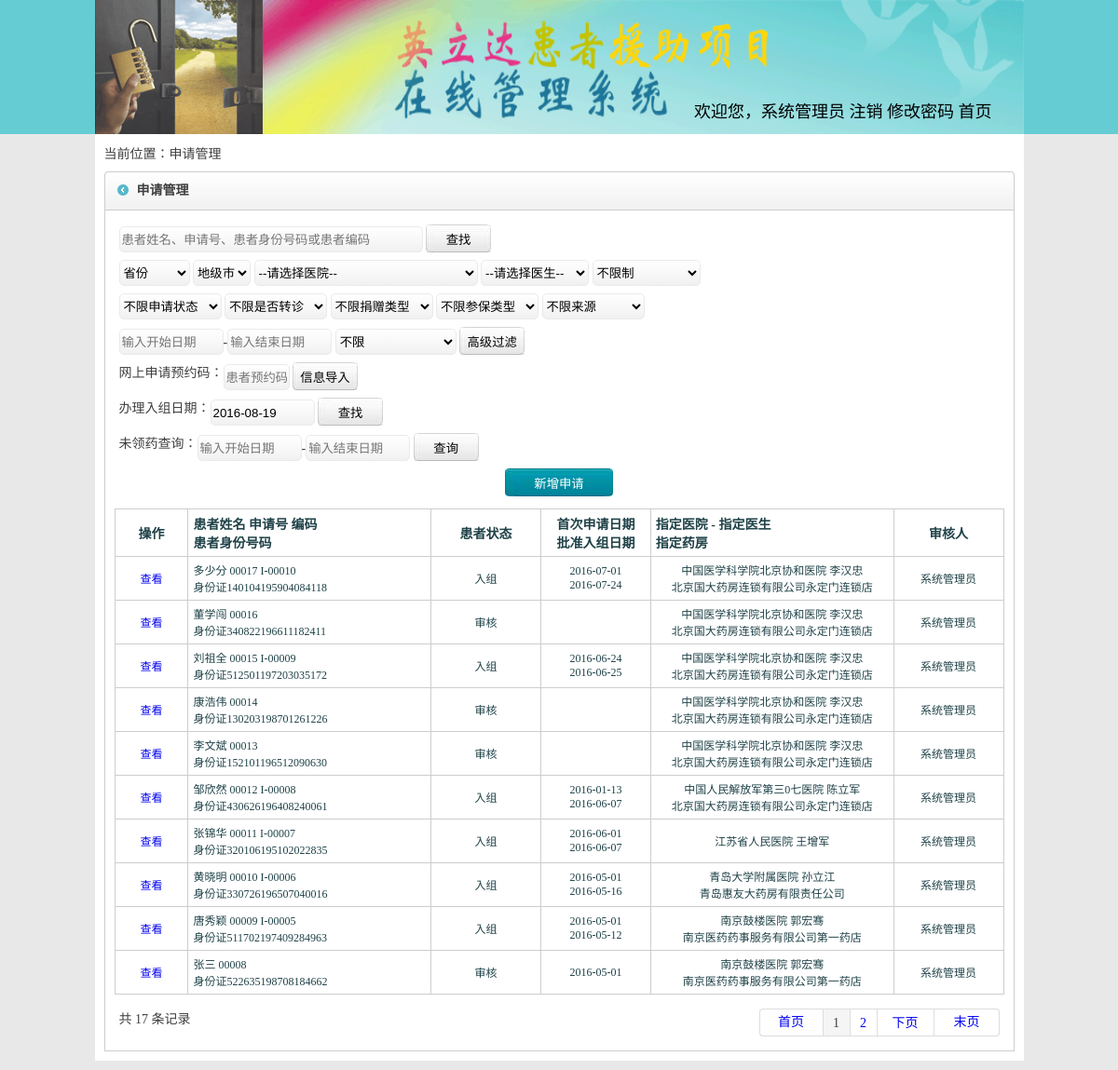
The app's page /shqgl.php (signed in), older data.
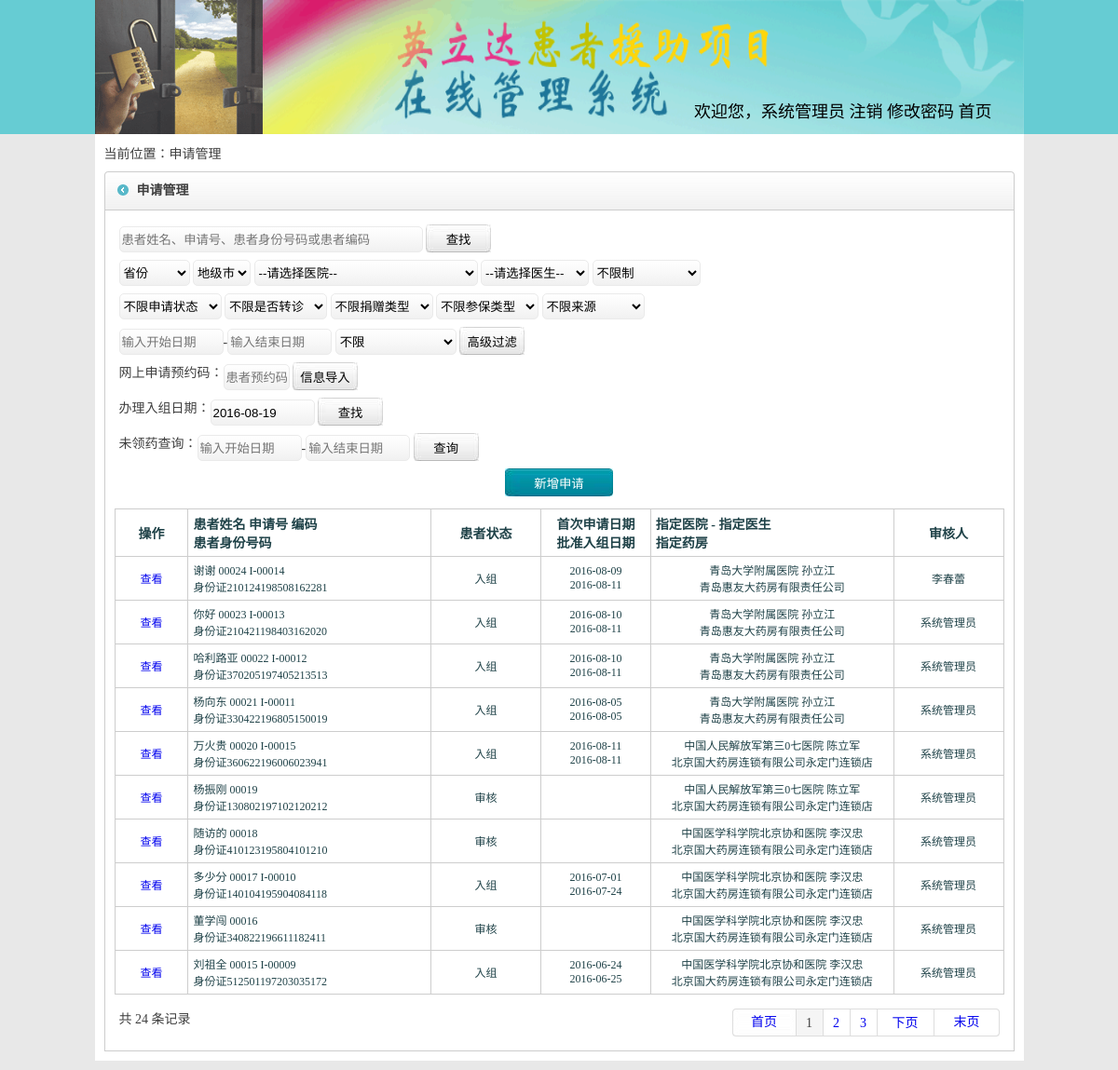
The same page, newer data.
### tables this page shows
CREATE TABLE `hzh` (
  `id` int(100) NOT NULL,
  `shqid` varchar(100) DEFAULT NULL,
  `hzhid` varchar(100) DEFAULT NULL,
  `shqzht` varchar(100) NOT NULL DEFAULT '录入中' COMMENT '审核状态 -审核,审核通过,代办入组,入组,出组,锁定,解锁,停止申请,拒绝',
  `hzhxm` varchar(100) DEFAULT NULL,
  `zhjlx` varchar(100) DEFAULT NULL,
  `zhjhm` varchar(100) DEFAULT NULL,
  `shqbzh` varchar(100) DEFAULT NULL,
  `shhdchshftg` varchar(100) DEFAULT NULL,
  `shqyy` varchar(100) DEFAULT NULL,
  `shhyj` varchar(100) DEFAULT NULL,
  `rzyy` varchar(100) DEFAULT NULL,
  `zhzhyy` varchar(100) DEFAULT NULL,
  `zhzhzhdysh` varchar(100) DEFAULT NULL,
  `hzhtxdzh` varchar(100) DEFAULT NULL,
  `hzhshj` varchar(100) DEFAULT NULL,
  `dylxrdh` varchar(100) DEFAULT NULL,
  `derlxrdh` varchar(100) DEFAULT NULL,
  `zhdlx` varchar(100) DEFAULT NULL,
  `hzhhj` varchar(100) DEFAULT NULL,
  `hzhjtrk` varchar(100) DEFAULT NULL,
  `jtnshr` varchar(100) DEFAULT NULL,
  `rjshr` varchar(100) DEFAULT NULL,
  `cblx` varchar(100) DEFAULT NULL,
  `cbdqsheng` varchar(100) DEFAULT NULL,
  `jzhlx` varchar(100) DEFAULT NULL,
  `mrchzrq` varchar(100) DEFAULT NULL,
  `jzhyp` varchar(100) DEFAULT NULL,
  `ypgg` varchar(100) DEFAULT NULL,
  `ypyl` varchar(100) DEFAULT NULL,
  `shcyyshj` varchar(100) DEFAULT NULL,
  `xmshqbtxrq` varchar(100) DEFAULT NULL,
  `chcshhrq` varchar(100) DEFAULT NULL,
  `dbrzshxshj` varchar(100) DEFAULT NULL,
  `zhshrzshj` varchar(100) DEFAULT NULL,
  `ygshcyyrq` varchar(100) DEFAULT NULL,
  `lyyf` varchar(100) DEFAULT NULL,
  `hzhxb` varchar(100) DEFAULT '',
  `hzhchshrq` varchar(100) DEFAULT NULL,
  `cbdqshi` varchar(100) DEFAULT NULL,
  `cbdqqu` varchar(100) DEFAULT NULL,
  `hzhchzrq` varchar(100) DEFAULT NULL,
  `hzhchzyy` varchar(100) DEFAULT NULL,
  `djrq` varchar(100) DEFAULT NULL,
  `djr` varchar(100) DEFAULT NULL,
  `wshshq` varchar(100) DEFAULT NULL,
  `shhxcl` varchar(100) DEFAULT NULL,
  `jjrq` varchar(100) DEFAULT NULL,
  `tzhrq` varchar(100) DEFAULT NULL,
  `jjxxshm` text,
  `erqshq` varchar(100) DEFAULT NULL,
  `dslxrdh` varchar(100) DEFAULT NULL,
  `hzhnshr` varchar(100) DEFAULT NULL,
  `yxyaoname` varchar(100) DEFAULT '' COMMENT '一线药品名称',
  `chiguonum` varchar(100) DEFAULT '' COMMENT '服用过的药量',
  `ruzhunum` varchar(100) DEFAULT '' COMMENT '入组编码',
  `shfs` varchar(100) DEFAULT '' COMMENT '协管员审核方式',
  `bikaos` varchar(100) DEFAULT '' COMMENT '协管员未答复或延迟答复的原因',
  `shenhetime` varchar(100) DEFAULT '' COMMENT '协管员核实时间',
  `dylxrxm` varchar(100) DEFAULT NULL,
  `dylxrgx` varchar(100) DEFAULT NULL,
  `derlxrxm` varchar(100) DEFAULT NULL,
  `derlxrgx` varchar(100) DEFAULT NULL,
  `dslxrxm` varchar(100) DEFAULT NULL,
  `dslxrgx` varchar(100) DEFAULT NULL
);

CREATE TABLE `yyyshdq` (
  `id` int(100) NOT NULL,
  `sheng` varchar(100) NOT NULL,
  `shengjx` varchar(10) NOT NULL,
  `yymch` varchar(100) NOT NULL,
  `yymchjx` varchar(100) NOT NULL,
  `yyksh` varchar(100) DEFAULT NULL,
  `zhdysh` varchar(100) NOT NULL,
  `zhdyshdh` varchar(100) NOT NULL,
  `zhdyshyzh` varchar(100) NOT NULL,
  `shqysh1` varchar(100) DEFAULT NULL,
  `shqyshyzh1` varchar(100) DEFAULT NULL,
  `shqyshdh1` varchar(100) DEFAULT NULL,
  `shqysh2` varchar(100) DEFAULT NULL,
  `shqyshyzh2` varchar(100) DEFAULT NULL,
  `shqyshdh2` varchar(100) DEFAULT NULL,
  `shqysh3` varchar(100) DEFAULT NULL,
  `shqyshyzh3` varchar(100) DEFAULT NULL,
  `shqyshdh3` varchar(100) DEFAULT NULL,
  `yshpxqsh` varchar(100) NOT NULL,
  `yshpxrq` varchar(100) NOT NULL,
  `yydhz` varchar(100) NOT NULL,
  `yhszht` varchar(100) NOT NULL,
  `yyzhdyf` varchar(100) NOT NULL,
  `shfjshhf` varchar(100) NOT NULL,
  `shi` varchar(100) NOT NULL,
  `shijx` varchar(100) NOT NULL,
  `qu` varchar(100) NOT NULL,
  `qujx` varchar(100) NOT NULL,
  `zhlbzh` varchar(100) DEFAULT NULL,
  `zhdyshdh2` varchar(255) DEFAULT '',
  `zhdyshemail` varchar(255) DEFAULT '',
  `shqyshemail` varchar(255) DEFAULT ''
);

CREATE TABLE `shhejl` (
  `id` int(11) NOT NULL,
  `hzhid` int(11) NOT NULL,
  `shhr` varchar(100) NOT NULL,
  `shhyj` varchar(1000) NOT NULL,
  `shhrq` varchar(100) NOT NULL,
  `bzh` text,
  `clshdrq` varchar(100) DEFAULT NULL
);

### shqgl.php (the view, shortened to what the changed rows need)
<?php session_start();
$pagesize=10;
$url=$_SERVER["REQUEST_URI"];
$url=parse_url($url);
$url[query] = preg_replace("/page=(\d+)&/", "", $url[query]);
$url[query] = preg_replace("/&page=(\d+)/", "", $url[query]);
$url[query] = preg_replace("/page=(\d+)/", "", $url[query]);
if($url[query]!=""){$url=$url[path]."?".$url[query]."&";}
else {
$url=$url[path]."?";
}
$numq=mysql_query("SELECT * FROM `hzh`");
$num = mysql_num_rows($numq);
$pagenum = ceil($num/$pagesize);
include('spap_head.php');
?>
  <div class="main"><?php ?>
    <div class="insmain">
      <div class="inwrap flt top">
        <div class="incontact w955 flt">
          <table width="100%" border="0" cellpadding="5" cellspacing="1" bgcolor="#cdcdcd">
<?php
  $sql = "select * from `hzh`";
  $sql .= "order by id DESC limit $page $pagesize ";
  $Query_ID = mysql_query($sql);
  while($Record = mysql_fetch_array($Query_ID)){
  if($ygrzrqksh!=''){
    echo "<tr style=\"color:#1f4248; font-size:12px;\"><td align=\"center\" bgcolor=\"#FFFFFF\"><a href=\"shhjlerci.php?id=".$Record[0]."\">办理入组</a></td>";
  }else{
    echo "<tr style=\"color:#1f4248; font-size:12px;\"><td align=\"center\" bgcolor=\"#FFFFFF\"><a href=\"shqxq.php?id=".$Record[0]."\">查看</a></td>";
    }
    echo "<td align=\"left\" bgcolor=\"#FFFFFF\">".$Record[4]."  ";
     echo sprintf("%05d", $Record[0]);
     if($Record[2]!=""){
     echo "I-".$Record[2];}
     echo "<br />".$Record[5].$Record[6]."</td>";
    echo "<td align=\"center\" bgcolor=\"#FFFFFF\">";
if($Record[3]=="申诉审核"||$Record[3]=="申诉待审核"){echo "审核";}else{echo $Record[3];}
 echo "</td>";
    echo "<td align=\"center\" bgcolor=\"#FFFFFF\">";
    if($Record[43]!=""){echo $Record[43];}else{echo " ";} echo "<br />";
    if($Record[35]!=""){echo $Record[35];}else{echo " ";} echo "</td>";
    echo "<td align=\"center\" bgcolor=\"#FFFFFF\">";
    if($Record[12]!="")
    {
      $yyid=$Record[12];
    }else if($Record[11]!="")
    {
      $yyid=$Record[11];
    }else{
      $yyid=$Record[9];
    }
      $yysql = "select `sheng`,`shi`,`qu`,`yymch`,`zhdysh`,`yyzhdyf` from `yyyshdq` where id='".$yyid."'";
      $yyQuery_ID = mysql_query($yysql);
      while($yyRecord = mysql_fetch_array($yyQuery_ID)){
      $yyzhdyf=$yyRecord[5];
        echo $yyRecord[3]." ".$yyRecord[4];
      }
     echo "<br />";
     echo $yyzhdyf;
     echo "</td><td align=\"center\" bgcolor=\"#FFFFFF\">";
    $shhejlsql = "select * from `shhejl` where `hzhid`='".$Record[0]."' and id in (select max(id) from `shhejl` where `hzhid`='".$Record[0]."')";
    $shhejlQuery_ID = mysql_query($shhejlsql);
    while($shhejlRecord = mysql_fetch_array($shhejlQuery_ID)){
    $wrzshhr=$shhejlRecord[2];
    }
    if($wrzshhr!=""){echo $wrzshhr;$wrzshhr="";}
    else{
    echo $Record[44];
    }
     echo "</td></tr>";
  }
?>
          </table>
          <table width="100%" border="0" cellspacing="0" cellpadding="5" class="top">
            <tr>
              <td>
          <?php
include('pagefy.php');
          ?>
              </td>
            </tr>
          </table>
        </div>
      </div>
    </div>
  </div><?php ?>
</div><?php ?>
</body>
</html>

### pagefy.php (shortened to what the changed rows need)
<?php
          if($num ){
           if($pageval==""&&$pageval<=1)$pageval=1;
          echo "共 $num 条记录  ";
          echo "<div class=\"pageright\">
                        <ul>
                        <li class=\"uppage\">";
          if($pageval-1<=0){ echo "<a href=".$url."page=1>首页</a></li> ";}
          else{ echo "<a href=".$url."page=1>首页</a></li> <li style=\"width:60px;\"><a href=".$url."page=".($pageval-1).">上一页</a>";}
if($pageval<9){
  if($pagenum<10){
  $fyzsh=$pagenum;
  }else{
  $fyzsh=10;
  }
  for($i=1;$i<=$fyzsh;$i++){
    if($pageval==$i){echo " <li class=\"this\">".$pageval."</li> ";}
    else{echo " <li><a href=".$url."page=$i>$i</a></li> ";}
  }
}
          if($pageval!=$pagenum){ echo "<li style=\"width:60px;\"><a href=".$url."page=".($pageval+1).">下页</a></li>  <li class=\"downpage\"><a href=".$url."page=".($pagenum).">末页</a></li>";}
          echo "</ul>
                      </div>";
          }
?>

Row changes from the older to the newer data that the page shows:
no longer on this page (row unchanged): hzh: hzhxm "康浩伟", id "00014", zhjlx "身份证", zhjhm "130203198701261226", shqzht "审核", yyyshdq.yyzhdyf "北京国大药房连锁有限公司永定门连锁店", Record "系统管理员", yyyshdq (yymch "中国医学科学院北京协和医院", zhdysh "李汉忠")
no longer on this page (row unchanged): hzh: hzhxm "李文斌", id "00013", zhjlx "身份证", zhjhm "152101196512090630", shqzht "审核", yyyshdq.yyzhdyf "北京国大药房连锁有限公司永定门连锁店", Record "系统管理员", yyyshdq (yymch "中国医学科学院北京协和医院", zhdysh "李汉忠")
no longer on this page (row unchanged): hzh: hzhxm "邹欣然", id "00012", hzhid "00008", zhjlx "身份证", zhjhm "430626196408240061", shqzht "入组", djrq "2016-01-13", ygshcyyrq "2016-06-07", yyyshdq.yyzhdyf "北京国大药房连锁有限公司永定门连锁店", shhejl.shhr "系统管理员", yyyshdq (yymch "中国人民解放军第三0七医院", zhdysh "陈立军")
no longer on this page (row unchanged): hzh: hzhxm "张锦华", id "00011", hzhid "00007", zhjlx "身份证", zhjhm "320106195102022835", shqzht "入组", djrq "2016-06-01", ygshcyyrq "2016-06-07", shhejl.shhr "系统管理员"
no longer on this page (row unchanged): yyyshdq: yymch "江苏省人民医院", zhdysh "王增军", shown under "张锦华"
no longer on this page (row unchanged): hzh: hzhxm "黄晓明", id "00010", hzhid "00006", zhjlx "身份证", zhjhm "330726196507040016", shqzht "入组", djrq "2016-05-01", ygshcyyrq "2016-05-16", yyyshdq.yyzhdyf "青岛惠友大药房有限责任公司", shhejl.shhr "系统管理员", yyyshdq (yymch "青岛大学附属医院", zhdysh "孙立江")
no longer on this page (row unchanged): hzh: hzhxm "唐秀颖", id "00009", hzhid "00005", zhjlx "身份证", zhjhm "511702197409284963", shqzht "入组", djrq "2016-05-01", ygshcyyrq "2016-05-12", yyyshdq.yyzhdyf "南京医药药事服务有限公司第一药店", shhejl.shhr "系统管理员"
no longer on this page (row unchanged): yyyshdq: yymch "南京鼓楼医院", zhdysh "郭宏骞"
no longer on this page (row unchanged): hzh: hzhxm "张三", id "00008", zhjlx "身份证", zhjhm "522635198708184662", shqzht "审核", djrq "2016-05-01", yyyshdq.yyzhdyf "南京医药药事服务有限公司第一药店", shhejl.shhr "系统管理员"
added hzh: hzhxm "谢谢", id "00024", hzhid "00014", zhjlx "身份证", zhjhm "210124198508162281", shqzht "入组", djrq "2016-08-09", ygshcyyrq "2016-08-11", yyyshdq.yyzhdyf "青岛惠友大药房有限责任公司", shhejl.shhr "李春蕾", yyyshdq (yymch "青岛大学附属医院", zhdysh "孙立江")
added hzh: hzhxm "你好", id "00023", hzhid "00013", zhjlx "身份证", zhjhm "210421198403162020", shqzht "入组", djrq "2016-08-10", ygshcyyrq "2016-08-11", yyyshdq.yyzhdyf "青岛惠友大药房有限责任公司", shhejl.shhr "系统管理员", yyyshdq (yymch "青岛大学附属医院", zhdysh "孙立江")
added hzh: hzhxm "哈利路亚", id "00022", hzhid "00012", zhjlx "身份证", zhjhm "370205197405213513", shqzht "入组", djrq "2016-08-10", ygshcyyrq "2016-08-11", yyyshdq.yyzhdyf "青岛惠友大药房有限责任公司", shhejl.shhr "系统管理员", yyyshdq (yymch "青岛大学附属医院", zhdysh "孙立江")
added hzh: hzhxm "杨向东", id "00021", hzhid "00011", zhjlx "身份证", zhjhm "330422196805150019", shqzht "入组", djrq "2016-08-05", ygshcyyrq "2016-08-05", yyyshdq.yyzhdyf "青岛惠友大药房有限责任公司", shhejl.shhr "系统管理员", yyyshdq (yymch "青岛大学附属医院", zhdysh "孙立江")
added hzh: hzhxm "万火贵", id "00020", hzhid "00015", zhjlx "身份证", zhjhm "360622196006023941", shqzht "入组", djrq "2016-08-11", ygshcyyrq "2016-08-11", yyyshdq.yyzhdyf "北京国大药房连锁有限公司永定门连锁店", shhejl.shhr "系统管理员", yyyshdq (yymch "中国人民解放军第三0七医院", zhdysh "陈立军")
added hzh: hzhxm "杨振刚", id "00019", zhjlx "身份证", zhjhm "130802197102120212", shqzht "审核", yyyshdq.yyzhdyf "北京国大药房连锁有限公司永定门连锁店", Record "系统管理员", yyyshdq (yymch "中国人民解放军第三0七医院", zhdysh "陈立军")
added hzh: hzhxm "随访的", id "00018", zhjlx "身份证", zhjhm "410123195804101210", shqzht "审核", yyyshdq.yyzhdyf "北京国大药房连锁有限公司永定门连锁店", Record "系统管理员", yyyshdq (yymch "中国医学科学院北京协和医院", zhdysh "李汉忠")
Text that changed along with them:
$num: "17" → "24"
new list line: "3"
